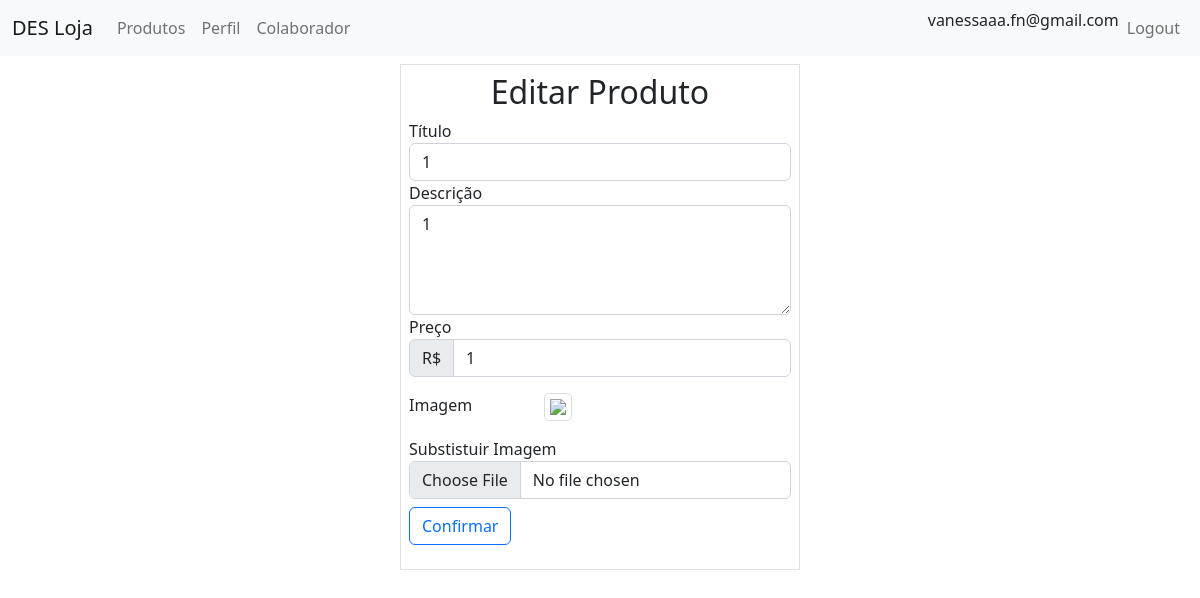
The page /produto.php?action=edit&id=40 (signed in) on the database its author committed.
### tables this page shows
CREATE TABLE `produto` (
  `id` int(11) NOT NULL AUTO_INCREMENT,
  `titulo` varchar(40) NOT NULL,
  `descricao` text NOT NULL,
  `preco` float NOT NULL,
  `imagem` varchar(100) DEFAULT NULL,
  PRIMARY KEY (`id`)
);

### produto_dao.php (called while the page is built, shortened)
<?php
function find(int $id) : array {
    $conn = get_connection();
    $sql = 'SELECT id, titulo, descricao, preco, imagem FROM produto WHERE id = ?';
    $stmt = $conn->prepare($sql);
    $stmt->bind_param("i", $id);
    $stmt->execute();
    $instance = [];
    $result = $stmt->get_result();
    if ($row = $result->fetch_assoc()) {
    $instance = $row;
    }
    return $instance;
    }
    ?>

### views/produto_edit.php (the view, shortened to what this page needs)
<html>
<head>
</head>
<?php include 'import_css.php' ?>
<body>
    <?php include 'header.php' ?>
    <div class="container col-lg-4 col-md-6 col-sm-8 col-10 mt-2 border p-2 g-2">
        <h2 style="text-align: center">Editar Produto</h2>
        <?php if (isset($produto) && $produto) { ?>
            <form id="form-edit" method="POST" action="produto.php?action=update" enctype="multipart/form-data" >
                <div class="form-group">
                    <label for="titulo">Título</label>
                    <input type="text" class="form-control" id="titulo" name="titulo" placeholder="Escreva o título ou nome do produto" value="<?= $produto['titulo'] ?>">
                </div>
                <div class="form-group">
                    <label for="descricao">Descrição</label>
                    <textarea class="form-control" id="descricao" name="descricao" rows="4"><?= $produto['descricao'] ?></textarea>
                </div>
                <div class="form-group">
                    <label for="preco">Preço</label>
                    <div class="input-group mb-2">
                        <div class="input-group-prepend input-group-text">R$</div>
                        <input type="number" class="form-control col-3" id="preco" name="preco" min="0" step="0.01" placeholder="0,00" value="<?= $produto['preco'] ?>">
                    </div>
                </div>
                <?php if (isset($produto['imagem'])) { ?>
                    <div class="row my-3" id="zoom">
                        <div class="col-4 font-weight-bold">Imagem</div>
                        <div class="col-8">
                            <img onclick="onZoomIn()" class="imagem-produto" src="<?= $produto['imagem'] ?>">
                        </div>
                    </div>
                <?php } ?>
                <div>
                    <label for="imagem">Substistuir Imagem</label>
                    <input type="file" name="imagem" id="imagem" class="form-control">
                </div>
                <button style="margin-top:2%" type="submit" id="bto-cadastrar" class="btn btn-outline-primary">Confirmar</button>
            </form>
    </div>
    <?php } ?>
</body>
</html>

### views/produto_edit.php (style rules this page uses)
.imagem-produto { max-width: 300px; max-height: 300px; border: 1px solid #ddd; border-radius: 5px; padding: 5px; }

### rows shown on the page
produto: titulo "1", descricao "1", preco "1"

### other values the page prints
$_SESSION['usuario']['email'] "vanessaaa.fn@gmail.com"
